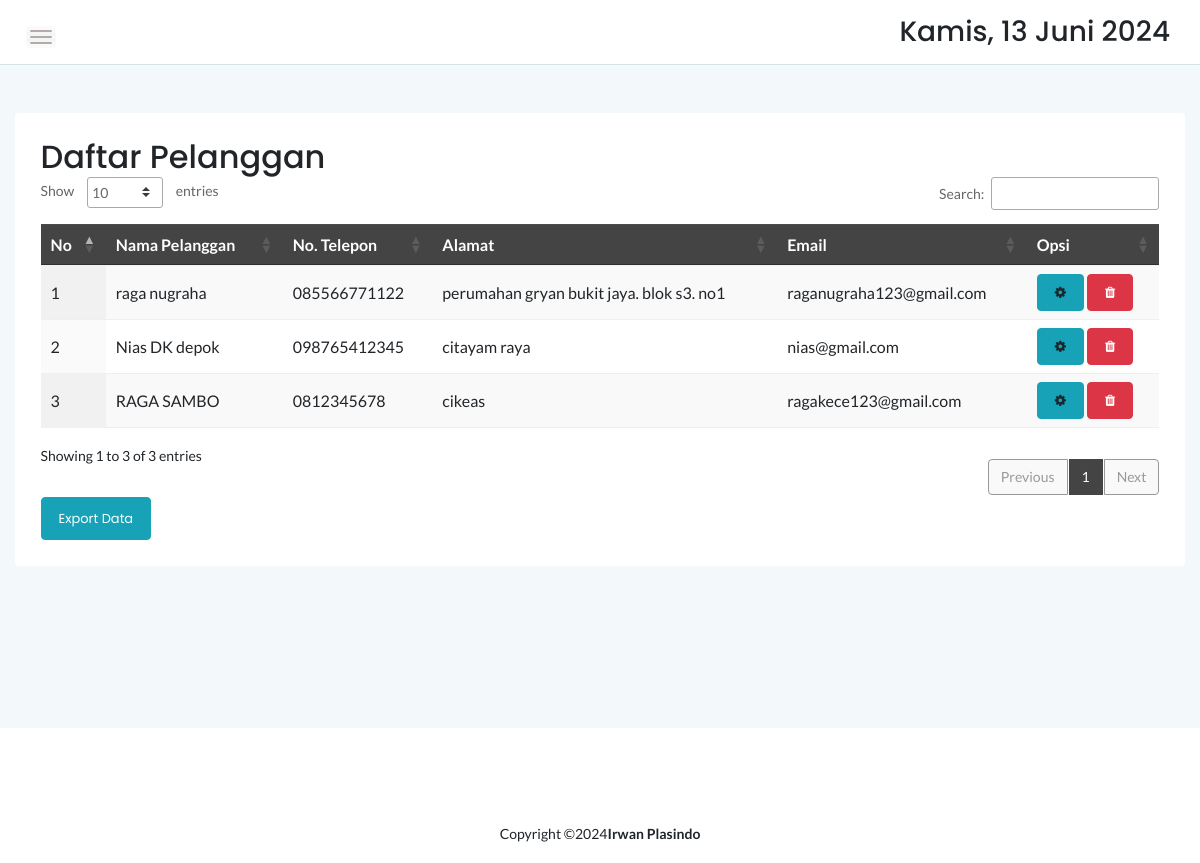
Screenshot of /stock/customer.php (signed in) with the database file from the repository.
### tables this page shows
CREATE TABLE `customer` (
  `customerid` int(11) NOT NULL,
  `customername` varchar(50) NOT NULL,
  `customerphone` varchar(20) NOT NULL,
  `customeraddress` varchar(100) NOT NULL,
  `customeremail` varchar(30) NOT NULL,
  `customerjoin` timestamp NOT NULL DEFAULT current_timestamp()
);

### stock/customer.php (the view, shortened to what this page needs)
<?php
	include '../dbconnect.php';
	?>
<head>
    <link rel="stylesheet" href="assets/css/bootstrap.min.css">
    <link rel="stylesheet" href="assets/css/font-awesome.min.css">
    <link rel="stylesheet" href="assets/css/themify-icons.css">
    <link rel="stylesheet" href="assets/css/metisMenu.css">
    <link rel="stylesheet" href="assets/css/owl.carousel.min.css">
    <link rel="stylesheet" href="assets/css/slicknav.min.css">
    <link rel="stylesheet" href="https://www.amcharts.com/lib/3/plugins/export/export.css" type="text/css" media="all" />
	<link rel="stylesheet" type="text/css" href="https://cdn.datatables.net/1.10.20/css/jquery.dataTables.min.css">
    <link rel="stylesheet" type="text/css" href="https://cdn.datatables.net/1.10.20/css/jquery.dataTables.css">
    <link rel="stylesheet" type="text/css" href="https://cdn.datatables.net/1.10.20/css/dataTables.bootstrap4.min.css">
    <link rel="stylesheet" type="text/css" href="https://cdn.datatables.net/responsive/2.2.3/css/responsive.bootstrap.min.css">
    <link rel="stylesheet" type="text/css" href="https://cdn.datatables.net/responsive/2.2.3/css/responsive.jqueryui.min.css">
	<link rel="stylesheet" type="text/css" href="https://cdn.datatables.net/buttons/1.5.2/css/buttons.dataTables.min.css">
    <link rel="stylesheet" href="assets/css/typography.css">
    <link rel="stylesheet" href="assets/css/default-css.css">
    <link rel="stylesheet" href="assets/css/styles.css">
    <link rel="stylesheet" href="assets/css/responsive.css">
</head>
<body>
    <div class="page-container">
        <div class="main-content">
            <div class="header-area">
                <div class="row align-items-center">
                    <div class="col-md-6 col-sm-8 clearfix">
                        <div class="nav-btn pull-left">
                            <span></span>
                            <span></span>
                            <span></span>
                        </div>
                    </div>
                    <div class="col-md-6 col-sm-4 clearfix">
                        <ul class="notification-area pull-right">
                            <li><h3><div class="date">
						</b></div></h3>
						</li>
                        </ul>
                    </div>
                </div>
            </div>
            <div class="main-content-inner">
                <div class="row mt-5 mb-5">
                    <div class="col-12">
                        <div class="card">
                            <div class="card-body">
                                <div class="d-sm-flex justify-content-between align-items-center">
									<h2>Daftar Pelanggan</h2>
								</div>
                                    <div class="data-tables datatable-dark">
										 <table id="dataTable3" class="display" style="width:100%"><thead class="thead-dark">
											<tr>
												<th>No</th>
												<th>Nama Pelanggan</th>
												<th>No. Telepon</th>
												<th>Alamat</th>
												<th>Email</th>
												<th>Opsi</th>
											</tr></thead><tbody>
											<?php
											$brgs=mysqli_query($conn,"SELECT * from customer order by customerid ASC");
											$no=1;
											while($p=mysqli_fetch_array($brgs)){
												?>
												<tr>
													<td><?php echo $no++ ?></td>
													<td><?php echo $p['customername'] ?></td>
													<td><?php echo $p['customerphone'] ?></td>
													<td><?php echo $p['customeraddress'] ?></td>
													<td><?php echo $p['customeremail'] ?></td>
													<td>
													<form method="post">
													<a class="btn btn-info" data-toggle="modal" data-target="#person<?php echo $p['customerid'];?>"><div class="icon"><i class="fa fa-cog"></i></div></a>
													<button name="delete" type="submit" class="btn btn-danger" alt="Delete"><div class="icon"><i class="fa fa-trash"></i></div></button>
													</form>
													</td>
												</tr>
												<?php
											}
											?>
										</tbody>
										</table>
                                    </div>
									<a href="datapelanggan.php" target="_blank" class="btn btn-info">Export Data</a>
                                </div>
                            </div>
                        </div>
                    </div>
                </div>
            </div>
        </div>
        <footer>
            <div class="footer-area">
                Copyright &copy;<script>document.write(new Date().getFullYear());</script><b>Irwan Plasindo</b></a>
            </div>
        </footer>
</body>
</html>

### stock/assets/css/typography.css (style rules this page uses)
body { font-size: 14px; font-family: 'Lato', sans-serif; }
h1, h2, h3, h4, h5, h6 { margin: 0; font-family: 'Poppins', sans-serif; }
a, a:visited { text-decoration: none; transition: all 0.3s ease-in-out; -webkit-transition: all 0.3s ease-in-out; -moz-transition: all 0.3s ease-in-out; -o-transition: all 0.3s ease-in-out; outline: 0; font-family: 'Poppins', sans-serif; }
ul, ol { margin-bottom: 0px; margin-top: 0px; padding: 0; }
ul { margin: 0; list-style-type: none; }
button { cursor: pointer; outline: none!important; letter-spacing: 0; }

### stock/assets/css/default-css.css (style rules this page uses)
* { margin: 0; padding: 0; box-sizing: border-box; }
*, *:before, *:after { -moz-box-sizing: border-box; -webkit-box-sizing: border-box; box-sizing: border-box; }
body { background: #fff; font-weight: normal; -webkit-font-smoothing: antialiased; -webkit-text-size-adjust: 100%; }

### stock/assets/css/styles.css (style rules this page uses)
.page-container { width: 100%; height: 100%; min-height: 100vh; padding-left: 280px; -webkit-transition: padding-left 0.3s ease 0s; transition: padding-left 0.3s ease 0s; }
.card { border: none; border-radius: 4px; background-color: #fff; -webkit-transition: all 0.3s ease 0s; transition: all 0.3s ease 0s; }
.card-body { padding: 25.6px; padding: 1.6rem; }
.main-content { width: 100%; background: #F3F8FB; }
.main-content-inner { padding: 0 30px 50px; }
.header-area { padding: 15px 30px; background: #fff; border-bottom: 1px solid #d8e3e7; }
.nav-btn { margin-right: 30px; margin-top: 10px; cursor: pointer; }
.nav-btn span { display: block; width: 22px; height: 2px; background: #b3aaaa; margin: 4px 0; border-radius: 15px; -webkit-transition: all 0.3s ease 0s; transition: all 0.3s ease 0s; box-shadow: 0 0 0 4px rgba(99, 96, 96, 0.03); }
.notification-area { -webkit-user-select: none; -moz-user-select: none; -ms-user-select: none; user-select: none; position: relative; z-index: 1; }
.notification-area li { display: inline-block; margin-left: 20px; cursor: pointer; -webkit-user-select: none; -moz-user-select: none; -ms-user-select: none; user-select: none; }
.footer-area { text-align: center; padding: 23px 0 19px; background: #fff; }
.btn { padding: 11px 17px; font-size: 13px; letter-spacing: 0; }
table tr th { border-bottom: none; }
table tr th, table tr td { border-top: 1px solid rgba(120, 130, 140, 0.13) !important; }
table.dataTable.no-footer { border-bottom: 1px solid rgba(120, 130, 140, 0.13) !important; }
table.dataTable thead th, table.dataTable thead td { border-bottom-color: transparent; }
.datatable-dark thead { background: #444; color: #fff; }

### stock/assets/css/responsive.css (style rules this page uses)
@media (min-width: 1200px) and (max-width: 1364px) { .main-content-inner { padding: 0 15px 50px; } }
@media (min-width: 1200px) and (max-width: 1364px) { .page-container, .sbar_collapsed.page-container { padding-left: 0; } }

### rows the page displays
customer: customername "raga nugraha", customerphone "085566771122", customeraddress "perumahan gryan bukit jaya. blok s3. no1", customeremail "raganugraha123@gmail.com"
customer: customername "Nias DK depok", customerphone "098765412345", customeraddress "citayam raya", customeremail "nias@gmail.com"
customer: customername "RAGA SAMBO", customerphone "0812345678", customeraddress "cikeas", customeremail "ragakece123@gmail.com"
